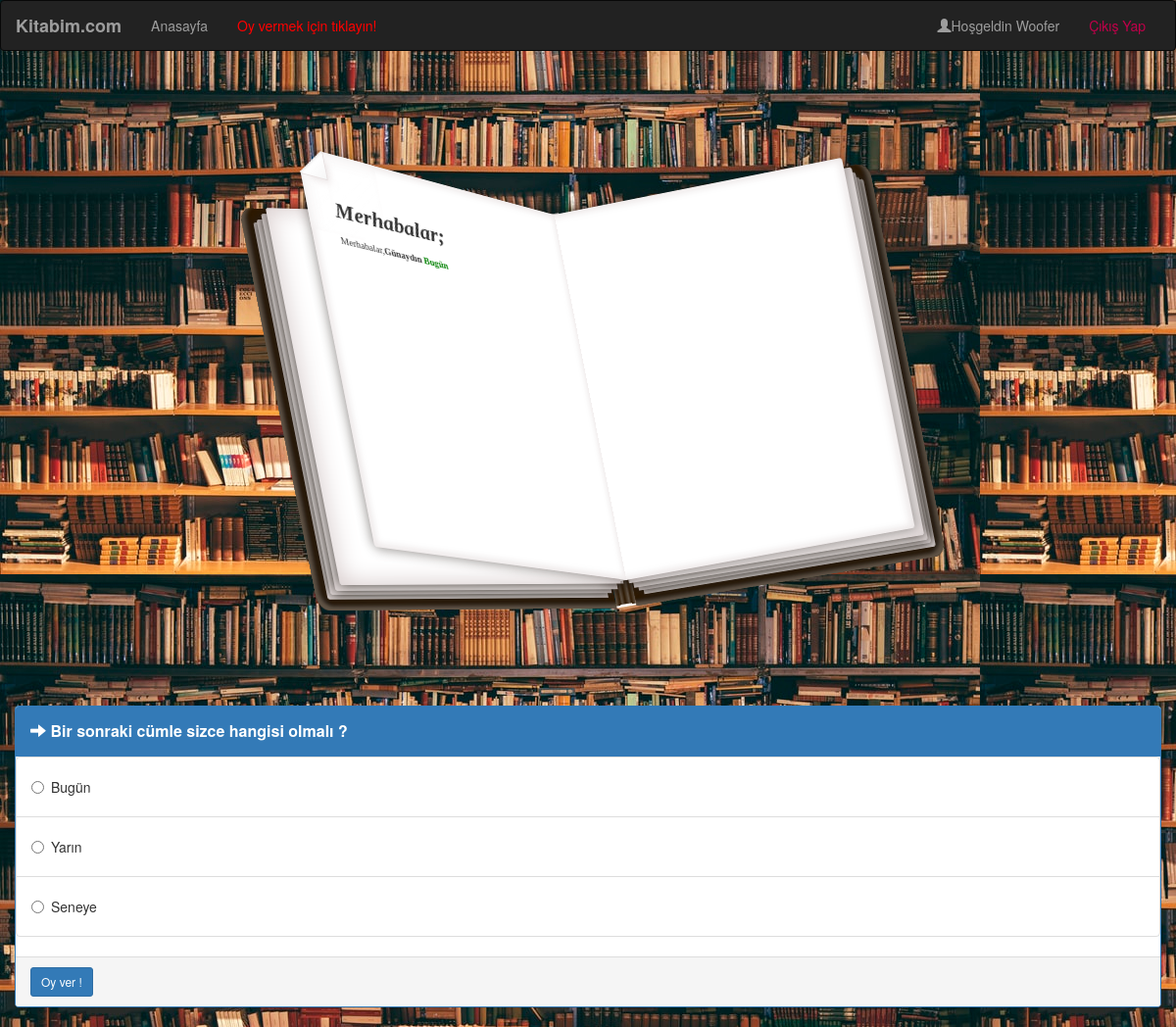
The app's page / (signed in) with its own data.
### polls/models.py (models this page shows, shortened)
class Poll(models.Model):
    option_one = models.CharField(max_length=300)
    option_two = models.CharField(max_length=300)
    option_three = models.CharField(max_length=300)
    option_one_count = models.IntegerField(default=0)
    option_two_count = models.IntegerField(default=0)
    option_three_count = models.IntegerField(default=0)
    def mostSelected(self):
        if self.option_one_count > self.option_two_count and  self.option_one_count > self.option_three_count:
            return self.option_one
        elif self.option_two_count > self.option_one_count and self.option_two_count > self.option_three_count:
            return self.option_two
        else:
            return self.option_three
    def choices(self):
        id = Poll.objects.first().mostSelected()
        return  id

### polls/views.py (the view, shortened to what this page needs)
# urls.py: 2. Add a URL to urlpatterns:  path('', views.home, name='home')
def home(request):
    try:
        poll = Poll.objects.latest('id')
    except:
        return HttpResponse('Exception: Data Not Found')
    if request.method == 'POST':
        form = CreatePollForm(request.POST)
        if form.is_valid():
            form.save()
            return redirect('home')
    else:
        form = CreatePollForm()
    context = {'form' : form}
    context = {
        'poll' : poll,
    }
    return render(request, 'poll/home.html', context)

### polls/templates/poll/home.html (shortened to what this page needs)
{% extends "poll/base.html" %}
{% block main %}
{% load static %}
<head>
    <link rel="stylesheet" href="https://maxcdn.bootstrapcdn.com/bootstrap/3.3.7/css/bootstrap.min.css">
    <link rel="stylesheet" type="text/css" href="{% static 'homeStyle.css' %}" />
</head>
<body>
    <div class="scene">
        <div class="book-wrap">
          <div class="left-side">
            <div class="layer1">
            </div>
            <div class="layer2">
            </div>
            <div class="layer3">
            </div>
            <div class="layer4">
            </div>
            <div class="layer-text">
              <div class="page-left-2">
                <div class="corner"></div>
                <div class="corner2"></div>
                <div class="corner-fold"></div>
                <div class="page-text w-richtext">
                  <h3><strong>Merhabalar;</strong></h3>
                  <p></p>
                  <p>Merhabalar,<b>{{poll.choices}}</b><b style="color:green"> {{poll.mostSelected}}</b></p>
                </div>
              </div>
            </div>
          </div>
          <div class="right-side">
            <div class="layer1">
            </div>
            <div class="layer2 right">
            </div>
            <div class="layer3 right">
            </div>
            <div class="layer4 right">
            </div>
            <div class="layer-text right">
              <div class="page-right-2">
                <div class="page-text w-richtext">
                  <h3><strong></strong></h3>
                </div>
              </div>
            </div>
          </div>
        </div>
      </div>
    <div class="row" id="Poll">
        <div class="col-lg-16 ">
            <div class="col-md-20">
                <div class="panel panel-primary">
                    <div class="panel-heading">
                        <h3 class="panel-title">
                            <span class="glyphicon glyphicon-arrow-right"> </span> Bir sonraki cümle sizce hangisi olmalı ? <a  target="_blank"></a>
                        </h3>
                    </div>
                    <form method="POST">
                        <div class="form-group">
                            <ul class="list-group">
                                <li class="list-group-item">
                                    <div class="radio">
                                        <label>
                                            <input type="radio" name="poll" value="option1">
                                            {{ poll.option_one }}
                                        </label>&nbsp;
                                    </div>
                                </li>
                                <li class="list-group-item">
                                    <div class="radio">
                                        <label>
                                            <input type="radio" name="poll" value="option2">
                                            {{ poll.option_two }}
                                        </label>&nbsp;
                                    </div>
                                </li>
                                <li class="list-group-item">
                                    <div class="radio">
                                        <label>
                                            <input type="radio" name="poll" value="option3" >
                                            {{ poll.option_three }}
                                        </label>
                                    </div>
                                </li>
                            </ul>
                    </div>
                    {% if user.is_authenticated %}
                    <div class="panel-footer">
                        <button type="submit" class="btn btn-primary btn-sm">
                            Oy ver !
                        </button>
                    </div>
                    {% else %}
                    <div class="panel-footer">
                      <li>Oy vermek için , lütfen <a href="{% url 'login' %}" style="color:green;  text-decoration: none">Giriş</a> yapınız.</li>
                    </div>
                    {% endif %}
                    </form>
                </div>
            </div>
            </div>
        </div>
    </div>
</body>
{% endblock %}

### polls/templates/poll/base.html (shortened to what this page needs)
{% load static %}
<!DOCTYPE html>
<html lang="en">
    <head>
        <link rel="stylesheet" type="text/css" href="{% static 'style.css' %}" />
    </head>
    <body >
        <nav class="navbar navbar-expand-lg navbar-inverse bg-dark" >
            <div class="container-fluid">
            <div class="navbar-header mr-auto">
                <a class="navbar-brand" href="{% url 'home' %}" style="text-decoration: none">Kitabim.com</a>
            </div>
            <div class="collapse navbar-collapse" id="navbarText">
                <ul class="nav navbar-nav">
                    <li><a href="{% url 'home' %}" style="text-decoration: none">Anasayfa</a></li>
                    <li><a href="#Poll" style="color:red; text-decoration: none" >Oy vermek için tıklayın!</a></li>
                </ul>
                <ul class="nav navbar-nav mr-auto navbar-right">
                    {% block content %}
                    {% if user.is_authenticated %}
                    <li><a style="text-decoration: none"><span class="glyphicon glyphicon-user" ></span>Hoşgeldin {{ user.username }}</a></li>
                    <li class="nav-item"><a class="nav-link" href="/logout" style="color:rgb(192, 0, 74); text-decoration: none">Çıkış Yap</a></li>
                    {% else %}
                    <li><a href="{% url 'register' %}" style="text-decoration: none"><span class="glyphicon glyphicon-user"></span> Kayıt Ol</a></li>
                    <li><a href="{% url 'login' %}" style="color:greenyellow; text-decoration: none" ><span class="glyphicon glyphicon-log-in"></span> Giriş Yap</a></li>
                    {% endif %}
                    {% endblock %}
                </ul>
            </div>
            </div>
        </nav>
        <div class="container">
            {% block main %}{% endblock %}
    </body>
</html>

### polls/static/style.css (style rules this page uses)
.navbar-default, .btn, .form-control, .panel { border-radius: 0; }
.panel-footer { background-color: rgba(196, 3, 3, 0.938); border-color: rgba(0, 4, 230, 0.24); }
.panel { box-shadow: 0px 3px 3px 0px #ddd; }
a.navbar-brand, .panel-title { font-weight: bolder; text-decoration: none; }

### records on screen
Poll: choices "Günaydın", mostSelected "Bugün", option_one "Bugün", option_two "Yarın", option_three "Seneye"

### other values on screen
{{ user.username }} "Woofer"
